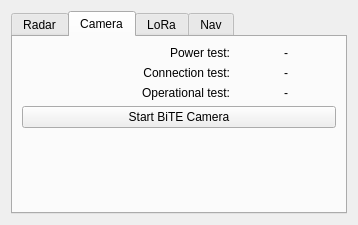
<?xml version="1.0" encoding="UTF-8"?>
<ui version="4.0">
 <class>DialogBIT</class>
 <widget class="QDialog" name="DialogBIT">
  <property name="geometry">
   <rect>
    <x>0</x>
    <y>0</y>
    <width>358</width>
    <height>225</height>
   </rect>
  </property>
  <property name="sizePolicy">
   <sizepolicy hsizetype="Fixed" vsizetype="Fixed">
    <horstretch>0</horstretch>
    <verstretch>0</verstretch>
   </sizepolicy>
  </property>
  <property name="minimumSize">
   <size>
    <width>330</width>
    <height>220</height>
   </size>
  </property>
  <property name="maximumSize">
   <size>
    <width>360</width>
    <height>230</height>
   </size>
  </property>
  <property name="windowTitle">
   <string>Subsitems BiTE</string>
  </property>
  <layout class="QVBoxLayout" name="verticalLayout">
   <item>
    <widget class="QTabWidget" name="tabWidget">
     <property name="currentIndex">
      <number>1</number>
     </property>
     <widget class="QWidget" name="tabRadar">
      <attribute name="title">
       <string>Radar</string>
      </attribute>
      <layout class="QVBoxLayout" name="verticalLayout_2">
       <item>
        <layout class="QHBoxLayout" name="horizontalLayout_40">
         <item>
          <widget class="QLabel" name="label_5">
           <property name="text">
            <string>Power test:</string>
           </property>
           <property name="alignment">
            <set>Qt::AlignRight|Qt::AlignTrailing|Qt::AlignVCenter</set>
           </property>
          </widget>
         </item>
         <item>
          <widget class="QLabel" name="labelRadarPowerTest">
           <property name="maximumSize">
            <size>
             <width>100</width>
             <height>16777215</height>
            </size>
           </property>
           <property name="text">
            <string>-</string>
           </property>
           <property name="alignment">
            <set>Qt::AlignCenter</set>
           </property>
          </widget>
         </item>
        </layout>
       </item>
       <item>
        <layout class="QHBoxLayout" name="horizontalLayout_41">
         <item>
          <widget class="QLabel" name="label_6">
           <property name="text">
            <string>Connection test:</string>
           </property>
           <property name="alignment">
            <set>Qt::AlignRight|Qt::AlignTrailing|Qt::AlignVCenter</set>
           </property>
          </widget>
         </item>
         <item>
          <widget class="QLabel" name="labelRadarConnTest">
           <property name="maximumSize">
            <size>
             <width>100</width>
             <height>16777215</height>
            </size>
           </property>
           <property name="text">
            <string>-</string>
           </property>
           <property name="alignment">
            <set>Qt::AlignCenter</set>
           </property>
          </widget>
         </item>
        </layout>
       </item>
       <item>
        <layout class="QHBoxLayout" name="horizontalLayout_42">
         <item>
          <widget class="QLabel" name="label_7">
           <property name="text">
            <string>Operational test:</string>
           </property>
           <property name="alignment">
            <set>Qt::AlignRight|Qt::AlignTrailing|Qt::AlignVCenter</set>
           </property>
          </widget>
         </item>
         <item>
          <widget class="QLabel" name="labelRadarOpTest">
           <property name="maximumSize">
            <size>
             <width>100</width>
             <height>16777215</height>
            </size>
           </property>
           <property name="text">
            <string>-</string>
           </property>
           <property name="alignment">
            <set>Qt::AlignCenter</set>
           </property>
          </widget>
         </item>
        </layout>
       </item>
       <item>
        <widget class="QPushButton" name="pushButtonBITRadar">
         <property name="text">
          <string>Start BiTE Radar</string>
         </property>
        </widget>
       </item>
       <item>
        <spacer name="verticalSpacer_5">
         <property name="orientation">
          <enum>Qt::Vertical</enum>
         </property>
         <property name="sizeHint" stdset="0">
          <size>
           <width>20</width>
           <height>40</height>
          </size>
         </property>
        </spacer>
       </item>
      </layout>
     </widget>
     <widget class="QWidget" name="tabCamera">
      <attribute name="title">
       <string>Camera</string>
      </attribute>
      <layout class="QVBoxLayout" name="verticalLayout_3">
       <item>
        <layout class="QHBoxLayout" name="horizontalLayout_44">
         <item>
          <widget class="QLabel" name="label_9">
           <property name="text">
            <string>Power test:</string>
           </property>
           <property name="alignment">
            <set>Qt::AlignRight|Qt::AlignTrailing|Qt::AlignVCenter</set>
           </property>
          </widget>
         </item>
         <item>
          <widget class="QLabel" name="labelCameraPowerTest">
           <property name="maximumSize">
            <size>
             <width>100</width>
             <height>16777215</height>
            </size>
           </property>
           <property name="text">
            <string>-</string>
           </property>
           <property name="alignment">
            <set>Qt::AlignCenter</set>
           </property>
          </widget>
         </item>
        </layout>
       </item>
       <item>
        <layout class="QHBoxLayout" name="horizontalLayout_43">
         <item>
          <widget class="QLabel" name="label_8">
           <property name="text">
            <string>Connection test:</string>
           </property>
           <property name="alignment">
            <set>Qt::AlignRight|Qt::AlignTrailing|Qt::AlignVCenter</set>
           </property>
          </widget>
         </item>
         <item>
          <widget class="QLabel" name="labelCameraConTest">
           <property name="maximumSize">
            <size>
             <width>100</width>
             <height>16777215</height>
            </size>
           </property>
           <property name="text">
            <string>-</string>
           </property>
           <property name="alignment">
            <set>Qt::AlignCenter</set>
           </property>
          </widget>
         </item>
        </layout>
       </item>
       <item>
        <layout class="QHBoxLayout" name="horizontalLayout_45">
         <item>
          <widget class="QLabel" name="label_10">
           <property name="text">
            <string>Operational test:</string>
           </property>
           <property name="alignment">
            <set>Qt::AlignRight|Qt::AlignTrailing|Qt::AlignVCenter</set>
           </property>
          </widget>
         </item>
         <item>
          <widget class="QLabel" name="labelCameraOpTest">
           <property name="maximumSize">
            <size>
             <width>100</width>
             <height>16777215</height>
            </size>
           </property>
           <property name="text">
            <string>-</string>
           </property>
           <property name="alignment">
            <set>Qt::AlignCenter</set>
           </property>
          </widget>
         </item>
        </layout>
       </item>
       <item>
        <widget class="QPushButton" name="pushButtonBITCamera">
         <property name="text">
          <string>Start BiTE Camera</string>
         </property>
        </widget>
       </item>
       <item>
        <spacer name="verticalSpacer_4">
         <property name="orientation">
          <enum>Qt::Vertical</enum>
         </property>
         <property name="sizeHint" stdset="0">
          <size>
           <width>20</width>
           <height>40</height>
          </size>
         </property>
        </spacer>
       </item>
      </layout>
     </widget>
     <widget class="QWidget" name="tabLora">
      <attribute name="title">
       <string>LoRa</string>
      </attribute>
      <layout class="QVBoxLayout" name="verticalLayout_5">
       <item>
        <layout class="QHBoxLayout" name="horizontalLayout_54">
         <item>
          <widget class="QLabel" name="label_19">
           <property name="text">
            <string>Power test:</string>
           </property>
           <property name="alignment">
            <set>Qt::AlignRight|Qt::AlignTrailing|Qt::AlignVCenter</set>
           </property>
          </widget>
         </item>
         <item>
          <widget class="QLabel" name="labelLoraPowerTest">
           <property name="maximumSize">
            <size>
             <width>100</width>
             <height>16777215</height>
            </size>
           </property>
           <property name="text">
            <string>-</string>
           </property>
           <property name="alignment">
            <set>Qt::AlignCenter</set>
           </property>
          </widget>
         </item>
        </layout>
       </item>
       <item>
        <layout class="QHBoxLayout" name="horizontalLayout_52">
         <item>
          <widget class="QLabel" name="label_17">
           <property name="text">
            <string>Connection test:</string>
           </property>
           <property name="alignment">
            <set>Qt::AlignRight|Qt::AlignTrailing|Qt::AlignVCenter</set>
           </property>
          </widget>
         </item>
         <item>
          <widget class="QLabel" name="labelLoraConTest">
           <property name="maximumSize">
            <size>
             <width>100</width>
             <height>16777215</height>
            </size>
           </property>
           <property name="text">
            <string>-</string>
           </property>
           <property name="alignment">
            <set>Qt::AlignCenter</set>
           </property>
          </widget>
         </item>
        </layout>
       </item>
       <item>
        <layout class="QHBoxLayout" name="horizontalLayout_53">
         <item>
          <widget class="QLabel" name="label_18">
           <property name="text">
            <string>Operational test:</string>
           </property>
           <property name="alignment">
            <set>Qt::AlignRight|Qt::AlignTrailing|Qt::AlignVCenter</set>
           </property>
          </widget>
         </item>
         <item>
          <widget class="QLabel" name="labelLoraOpTest">
           <property name="maximumSize">
            <size>
             <width>100</width>
             <height>16777215</height>
            </size>
           </property>
           <property name="text">
            <string>-</string>
           </property>
           <property name="alignment">
            <set>Qt::AlignCenter</set>
           </property>
          </widget>
         </item>
        </layout>
       </item>
       <item>
        <widget class="QPushButton" name="pushButtonBITLora">
         <property name="text">
          <string>Start BiTE LoRa</string>
         </property>
        </widget>
       </item>
       <item>
        <spacer name="verticalSpacer_2">
         <property name="orientation">
          <enum>Qt::Vertical</enum>
         </property>
         <property name="sizeHint" stdset="0">
          <size>
           <width>20</width>
           <height>40</height>
          </size>
         </property>
        </spacer>
       </item>
      </layout>
     </widget>
     <widget class="QWidget" name="tabNav">
      <attribute name="title">
       <string>Nav</string>
      </attribute>
      <layout class="QVBoxLayout" name="verticalLayout_6">
       <item>
        <layout class="QHBoxLayout" name="horizontalLayout_57">
         <item>
          <widget class="QLabel" name="label_22">
           <property name="text">
            <string>Power test:</string>
           </property>
           <property name="alignment">
            <set>Qt::AlignRight|Qt::AlignTrailing|Qt::AlignVCenter</set>
           </property>
          </widget>
         </item>
         <item>
          <widget class="QLabel" name="labelNavPowerTest">
           <property name="maximumSize">
            <size>
             <width>100</width>
             <height>16777215</height>
            </size>
           </property>
           <property name="text">
            <string>-</string>
           </property>
           <property name="alignment">
            <set>Qt::AlignCenter</set>
           </property>
          </widget>
         </item>
        </layout>
       </item>
       <item>
        <layout class="QHBoxLayout" name="horizontalLayout_55">
         <item>
          <widget class="QLabel" name="label_20">
           <property name="text">
            <string>Connection test:</string>
           </property>
           <property name="alignment">
            <set>Qt::AlignRight|Qt::AlignTrailing|Qt::AlignVCenter</set>
           </property>
          </widget>
         </item>
         <item>
          <widget class="QLabel" name="labelNavConTest">
           <property name="maximumSize">
            <size>
             <width>100</width>
             <height>16777215</height>
            </size>
           </property>
           <property name="text">
            <string>-</string>
           </property>
           <property name="alignment">
            <set>Qt::AlignCenter</set>
           </property>
          </widget>
         </item>
        </layout>
       </item>
       <item>
        <layout class="QHBoxLayout" name="horizontalLayout_59">
         <item>
          <widget class="QLabel" name="label_24">
           <property name="text">
            <string>Operational test:</string>
           </property>
           <property name="alignment">
            <set>Qt::AlignRight|Qt::AlignTrailing|Qt::AlignVCenter</set>
           </property>
          </widget>
         </item>
         <item>
          <widget class="QLabel" name="labelNavOpTest">
           <property name="maximumSize">
            <size>
             <width>100</width>
             <height>16777215</height>
            </size>
           </property>
           <property name="text">
            <string>-</string>
           </property>
           <property name="alignment">
            <set>Qt::AlignCenter</set>
           </property>
          </widget>
         </item>
        </layout>
       </item>
       <item>
        <layout class="QHBoxLayout" name="horizontalLayout_60">
         <item>
          <widget class="QLabel" name="label_25">
           <property name="text">
            <string>GPS valid test:</string>
           </property>
           <property name="alignment">
            <set>Qt::AlignRight|Qt::AlignTrailing|Qt::AlignVCenter</set>
           </property>
          </widget>
         </item>
         <item>
          <widget class="QLabel" name="labelNavGPSValidTest">
           <property name="maximumSize">
            <size>
             <width>100</width>
             <height>16777215</height>
            </size>
           </property>
           <property name="text">
            <string>-</string>
           </property>
           <property name="alignment">
            <set>Qt::AlignCenter</set>
           </property>
          </widget>
         </item>
        </layout>
       </item>
       <item>
        <layout class="QHBoxLayout" name="horizontalLayout_56">
         <item>
          <widget class="QLabel" name="label_21">
           <property name="text">
            <string>Heading valid test:</string>
           </property>
           <property name="alignment">
            <set>Qt::AlignRight|Qt::AlignTrailing|Qt::AlignVCenter</set>
           </property>
          </widget>
         </item>
         <item>
          <widget class="QLabel" name="labelNavHdtValidTest">
           <property name="maximumSize">
            <size>
             <width>100</width>
             <height>16777215</height>
            </size>
           </property>
           <property name="text">
            <string>-</string>
           </property>
           <property name="alignment">
            <set>Qt::AlignCenter</set>
           </property>
          </widget>
         </item>
        </layout>
       </item>
       <item>
        <widget class="QPushButton" name="pushButtonBITNav">
         <property name="text">
          <string>Start BiTE Nav</string>
         </property>
        </widget>
       </item>
       <item>
        <spacer name="verticalSpacer">
         <property name="orientation">
          <enum>Qt::Vertical</enum>
         </property>
         <property name="sizeHint" stdset="0">
          <size>
           <width>20</width>
           <height>40</height>
          </size>
         </property>
        </spacer>
       </item>
      </layout>
     </widget>
    </widget>
   </item>
  </layout>
 </widget>
 <resources/>
 <connections/>
</ui>
